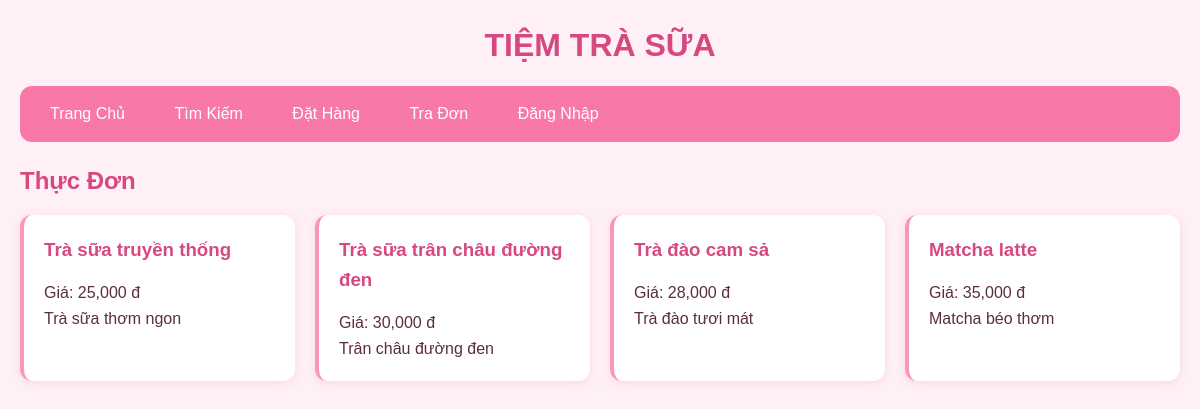
The page /Tiemtrasua/index.php on the database its author committed.
### tables this page shows
CREATE TABLE products (
    id INT AUTO_INCREMENT PRIMARY KEY,
    name VARCHAR(100) NOT NULL,
    price INT NOT NULL,
    image VARCHAR(255) NULL,
    description TEXT NULL,
    is_active TINYINT(1) DEFAULT 1
);

### Tiemtrasua/index.php (the view, shortened to what this page needs)
<?php include 'config.php'; ?>
<!DOCTYPE html>
<html lang="vi">
<head>
    <link rel="stylesheet" href="style.css">
</head>
<body>
<div class="container">
    <h1 style="text-align:center; color:#d64880;">TIỆM TRÀ SỮA</h1>
    <nav>
        <a href="?page=home">Trang Chủ</a>
        <a href="?page=search">Tìm Kiếm</a>
        <a href="?page=order">Đặt Hàng</a>
        <a href="?page=track">Tra Đơn</a>
        <?php if (isset($_SESSION['admin'])): ?>
            <a href="?page=admin-products">Quản Lý Món</a>
            <a href="?page=admin-orders">Quản Lý Đơn</a>
            <a href="?page=admin-stats">Thống Kê</a>
            <form method="post" style="display:inline;">
                <button type="submit" name="logout">Đăng Xuất</button>
            </form>
        <?php else: ?>
            <a href="?page=login">Đăng Nhập</a>
        <?php endif; ?>
    </nav>
    <?php
    $page = $_GET['page'] ?? 'home';
    if ($page == 'home') {
        $result = $conn->query("SELECT * FROM products WHERE is_active = 1");
        echo "<h2>Thực Đơn</h2><div class='grid'>";
        while ($p = $result->fetch_assoc()) {
            echo "<div class='card'>";
            echo "<h3>".$p['name']."</h3>";
            echo "<p>Giá: ".number_format($p['price'])." đ</p>";
            echo "<p>".$p['description']."</p>";
            echo "</div>";
        }
        echo "</div>";
    }
    ?>
</div>
</body>
</html>

### Tiemtrasua/style.css (style rules this page uses)
* { margin: 0; padding: 0; box-sizing: border-box; font-family: Arial, sans-serif; }
body { background: #fff0f5; color: #5a2e3f; line-height: 1.6; }
.container { max-width: 1200px; margin: 0 auto; padding: 20px; }
h1, h2, h3 { color: #d64880; margin-bottom: 15px; }
nav { background: #f878a8; padding: 15px; margin-bottom: 20px; border-radius: 12px; }
nav a, nav button { color: white; margin-right: 15px; text-decoration: none; padding: 8px 15px; border: none; background: transparent; cursor: pointer; border-radius: 8px; transition: background 0.3s; }
.card { background: white; padding: 20px; margin-bottom: 15px; border-radius: 12px; box-shadow: 0 2px 8px rgba(214, 72, 128, 0.15); border-left: 4px solid #f898b8; }
.grid { display: grid; grid-template-columns: repeat(auto-fill, minmax(250px, 1fr)); gap: 20px; }
a { color: #d64880; text-decoration: none; }

### rows shown on the page
products: name "Trà sữa truyền thống", price "25,000", description "Trà sữa thơm ngon"
products: name "Trà sữa trân châu đường đen", price "30,000", description "Trân châu đường đen"
products: name "Trà đào cam sả", price "28,000", description "Trà đào tươi mát"
products: name "Matcha latte", price "35,000", description "Matcha béo thơm"
